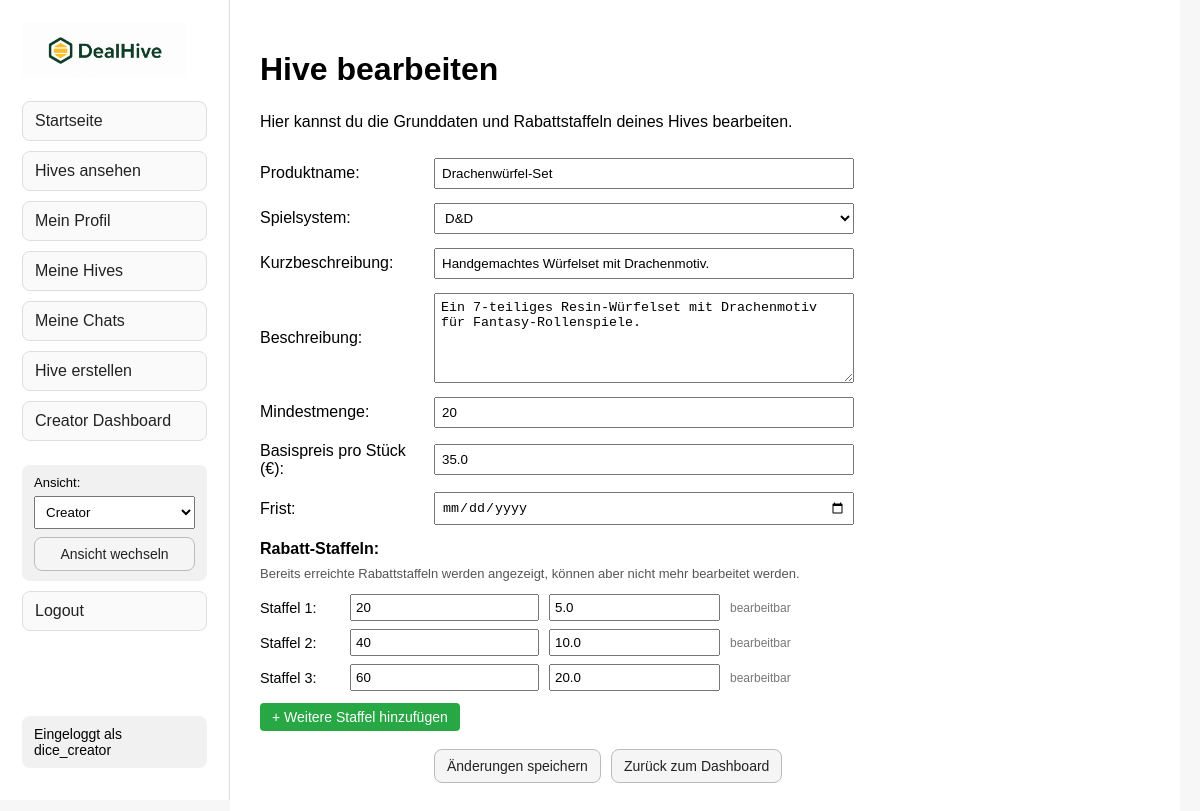
The page /creator/hives/1/edit (signed in) on the database its author committed.
### tables this page shows
CREATE TABLE hives (
            id INTEGER PRIMARY KEY AUTOINCREMENT,
            title TEXT NOT NULL,
            game_system TEXT NOT NULL,
            short_description TEXT NOT NULL,
            description TEXT NOT NULL,
            deadline TEXT NOT NULL,
            current_participants INTEGER NOT NULL DEFAULT 0,
            min_participants INTEGER NOT NULL,
            base_price REAL NOT NULL DEFAULT 0.0
        );

CREATE TABLE hive_tiers (
            id INTEGER PRIMARY KEY AUTOINCREMENT,
            hive_id INTEGER NOT NULL,
            threshold_quantity INTEGER NOT NULL,
            discount_percent REAL NOT NULL,
            FOREIGN KEY (hive_id) REFERENCES hives(id)
        );

### creator_routes.py (the view, shortened to what this page needs)
    @app.route(
        "/creator/hives/<int:hive_id>/edit",
        methods=["GET", "POST"]
    )
    def edit_hive_page(hive_id):
        if session.get("user_id") is None:
            return redirect("/login")
        if session.get("role") != "creator":
            return redirect("/")
        hive = get_hive_by_id(hive_id)
        if hive is None:
            return "Hive wurde nicht gefunden."
        creator_id = get_hive_creator_id(hive_id)
        if creator_id != session["user_id"]:
            return redirect("/creator/dashboard")
        tiers = get_hive_tiers(hive_id)
        thresholds = []
        discounts = []
        locked_tiers = []
        for tier in tiers:
            threshold = tier["threshold_quantity"]
            discount = tier["discount_percent"]
            thresholds.append(threshold)
            discounts.append(discount)
            if hive["current_participants"] >= threshold:
                locked_tiers.append(True)
            else:
                locked_tiers.append(False)
        if not thresholds:
            thresholds = [""]
            discounts = [""]
            locked_tiers = [False]
        return render_template(
            "edit_hive.html",
            hive=hive,
            thresholds=thresholds,
            discounts=discounts,
            locked_tiers=locked_tiers
        )

### database.py (called while the page is built)
def get_connection():
    connection = sqlite3.connect(DATABASE_PATH)
    connection.row_factory = sqlite3.Row
    connection.execute("PRAGMA foreign_keys = ON")
    return connection

def get_hive_by_id(hive_id):
    connection = get_connection()
    hive = connection.execute("""
        SELECT
            hives.id,
            hives.title,
            hives.game_system,
            hives.short_description,
            hives.description,
            hives.deadline,
            COALESCE((
                SELECT SUM(user_hives.quantity)
                FROM user_hives
                WHERE user_hives.hive_id = hives.id
                AND user_hives.relation_type = 'buyer'
            ), 0) AS current_participants,
            hives.min_participants,
            hives.base_price
        FROM hives
        WHERE hives.id = ?
    """, (hive_id,)).fetchone()
    connection.close()
    return hive

def get_hive_creator_id(hive_id):
    connection = get_connection()
    creator = connection.execute("""
        SELECT user_id
        FROM user_hives
        WHERE hive_id = ?
        AND relation_type = 'creator'
    """, (hive_id,)).fetchone()
    connection.close()
    if creator:
        return creator["user_id"]
    return None

def get_hive_tiers(hive_id):
    connection = get_connection()
    tiers = connection.execute("""
        SELECT
            threshold_quantity,
            discount_percent
        FROM hive_tiers
        WHERE hive_id = ?
        ORDER BY threshold_quantity ASC
    """, (hive_id,)).fetchall()
    connection.close()
    return tiers

### templates/edit_hive.html (shortened to what this page needs)
{% extends "layout.html" %}
{% block content %}
    <h1>Hive bearbeiten</h1>
    <p class="helper-text">
        Hier kannst du die Grunddaten und Rabattstaffeln deines Hives bearbeiten.
    </p>
    <form action="/creator/hives/{{ hive['id'] }}/edit" method="POST" class="create-hive-form">
        <div class="form-row">
            <label for="title">Produktname:</label>
            <input type="text" id="title" name="title" value="{{ title|default(hive['title']) }}" required>
        </div>
        <div class="form-row">
            <label for="game_system">Spielsystem:</label>
            {% set selected_game_system = game_system|default(hive["game_system"]) %}
            <select id="game_system" name="game_system" required>
                <option value="D&D" {% if selected_game_system == "D&D" %}selected{% endif %}>
                    D&D
                </option>
            </select>
        </div>
        <div class="form-row">
            <label for="short_description">Kurzbeschreibung:</label>
            <input
                type="text"
                id="short_description"
                name="short_description"
                value="{{ short_description|default(hive['short_description']) }}"
                required
            >
        </div>
        <div class="form-row">
            <label for="description">Beschreibung:</label>
            <textarea id="description" name="description" rows="5" required>{{ description|default(hive['description']) }}</textarea>
        </div>
        <div class="form-row">
            <label for="min_participants">Mindestmenge:</label>
            <input
                type="number"
                id="min_participants"
                name="min_participants"
                min="1"
                value="{{ min_participants|default(hive['min_participants']) }}"
                required
            >
        </div>
        <div class="form-row">
            <label for="base_price">Basispreis pro Stück (€):</label>
            <input
                type="number"
                id="base_price"
                name="base_price"
                step="0.01"
                min="0"
                value="{{ base_price|default(hive['base_price']) }}"
                required
            >
        </div>
        <div class="form-row">
            <label for="deadline">Frist:</label>
            <input
                type="date"
                id="deadline"
                name="deadline"
                value="{{ deadline|default(hive['deadline']) }}"
                required
            >
        </div>
        <div class="form-row" style="display: block; clear: both; margin-top: 15px;">
            <label style="display: block; margin-bottom: 8px; font-weight: bold;">
                Rabatt-Staffeln:
            </label>
            <p style="font-size: 13px; color: #555; margin-top: 0;">
                Bereits erreichte Rabattstaffeln werden angezeigt, können aber nicht mehr bearbeitet werden.
            </p>
            <div style="display: flex; flex-direction: column; gap: 8px; max-width: 620px; width: 100%;">
                {% for i in range(thresholds|length) %}
                    <div class="tier-input-group" style="display: flex; gap: 10px; align-items: center; width: 100%;">
                        <span style="width: 80px; flex-shrink: 0; font-size: 0.9em;">
                            Staffel {{ i + 1 }}:
                        </span>
                        <input
                            type="number"
                            name="threshold_quantity[]"
                            placeholder="Ab X Stück"
                            min="1"
                            value="{{ thresholds[i] }}"
                            style="flex: 1; padding: 4px;"
                        >
                        <input
                            type="number"
                            name="discount_percent[]"
                            placeholder="Rabatt in %"
                            step="0.1"
                            min="0"
                            max="100"
                            value="{{ discounts[i] }}"
                            style="flex: 1; padding: 4px;"
                        >
                        {% if locked_tiers[i] %}
                            <span style="font-size: 12px; color: #777; width: 150px;">
                                bereits erreicht
                            </span>
                        {% else %}
                            <span style="font-size: 12px; color: #777; width: 150px;">
                                bearbeitbar
                            </span>
                        {% endif %}
                    </div>
                {% endfor %}
            </div>
            <div style="margin-top: 12px; display: block;">
                <button
                    type="submit"
                    name="action"
                    value="add_tier"
                    style="background-color: #28a745; color: white; padding: 6px 12px; border: none; border-radius: 4px; cursor: pointer;"
                >
                    + Weitere Staffel hinzufügen
                </button>
            </div>
        </div>
        <div class="form-actions">
            <button type="submit" name="action" value="submit">
                Änderungen speichern
            </button>
            <a class="button-link" href="/creator/dashboard">
                Zurück zum Dashboard
            </a>
        </div>
    </form>
{% endblock %}

### templates/layout.html (style rules this page uses)
body { margin: 0; font-family: Arial, sans-serif; background-color: #f7f7f7; }
.helper-text { max-width: 650px; line-height: 1.5; margin-bottom: 24px; }
.form-row { display: grid; grid-template-columns: 130px 240px; align-items: center; margin-bottom: 14px; }
.form-row input, .form-row select { width: 240px; box-sizing: border-box; }
.form-row textarea { width: 420px; box-sizing: border-box; }
.form-actions { margin-left: 130px; margin-top: 18px; }
.create-hive-form .form-row { grid-template-columns: 160px 420px; column-gap: 14px; }
.create-hive-form .form-row input, .create-hive-form .form-row select, .create-hive-form .form-row textarea { width: 420px; padding: 6px; box-sizing: border-box; }
.create-hive-form .form-row textarea { min-height: 90px; }
.create-hive-form .form-actions { margin-left: 174px; display: flex; gap: 10px; align-items: center; }
button, .button-link { display: inline-block; padding: 8px 12px; border: 1px solid #bbb; border-radius: 8px; background-color: #f5f5f5; color: #222; text-decoration: none; font-size: 14px; cursor: pointer; box-sizing: border-box; }

### rows shown on the page
hives: title "Drachenwürfel-Set", game_system "D&D", short_description "Handgemachtes Würfelset mit Drachenmotiv.", description "Ein 7-teiliges Resin-Würfelset mit Drachenmotiv für Fantasy-Rollenspiele.", min_participants "20", base_price "35.0"
hive_tiers: discount_percent "5.0"
hive_tiers: discount_percent "10.0"
hive_tiers: discount_percent "20.0"

### other values the page prints
{{ session.get("username") }} "dice_creator"
{{ i + 1 }} "1" "2" "3"
